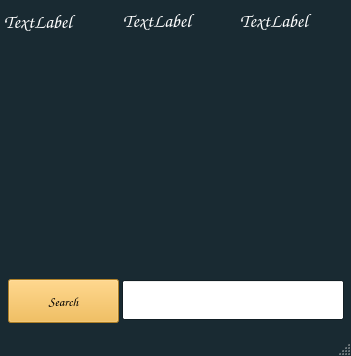
<?xml version="1.0" encoding="UTF-8"?>
<ui version="4.0">
 <class>MainWindow</class>
 <widget class="QMainWindow" name="MainWindow">
  <property name="geometry">
   <rect>
    <x>0</x>
    <y>0</y>
    <width>351</width>
    <height>356</height>
   </rect>
  </property>
  <property name="sizePolicy">
   <sizepolicy hsizetype="Preferred" vsizetype="Preferred">
    <horstretch>0</horstretch>
    <verstretch>0</verstretch>
   </sizepolicy>
  </property>
  <property name="palette">
   <palette>
    <active>
     <colorrole role="ButtonText">
      <brush brushstyle="SolidPattern">
       <color alpha="255">
        <red>242</red>
        <green>178</green>
        <blue>55</blue>
       </color>
      </brush>
     </colorrole>
     <colorrole role="Window">
      <brush brushstyle="SolidPattern">
       <color alpha="255">
        <red>25</red>
        <green>42</green>
        <blue>50</blue>
       </color>
      </brush>
     </colorrole>
    </active>
    <inactive>
     <colorrole role="ButtonText">
      <brush brushstyle="SolidPattern">
       <color alpha="255">
        <red>242</red>
        <green>178</green>
        <blue>55</blue>
       </color>
      </brush>
     </colorrole>
     <colorrole role="Window">
      <brush brushstyle="SolidPattern">
       <color alpha="255">
        <red>25</red>
        <green>42</green>
        <blue>50</blue>
       </color>
      </brush>
     </colorrole>
    </inactive>
    <disabled>
     <colorrole role="Base">
      <brush brushstyle="SolidPattern">
       <color alpha="255">
        <red>25</red>
        <green>42</green>
        <blue>50</blue>
       </color>
      </brush>
     </colorrole>
     <colorrole role="Window">
      <brush brushstyle="SolidPattern">
       <color alpha="255">
        <red>25</red>
        <green>42</green>
        <blue>50</blue>
       </color>
      </brush>
     </colorrole>
    </disabled>
   </palette>
  </property>
  <property name="windowTitle">
   <string>Weather</string>
  </property>
  <widget class="QWidget" name="centralwidget">
   <widget class="QLabel" name="lbl_d1">
    <property name="geometry">
     <rect>
      <x>4</x>
      <y>7</y>
      <width>118</width>
      <height>30</height>
     </rect>
    </property>
    <property name="font">
     <font>
      <family>Comic Sans MS</family>
      <pointsize>14</pointsize>
     </font>
    </property>
    <property name="styleSheet">
     <string notr="true">color: rgb(255, 255, 255);</string>
    </property>
    <property name="text">
     <string>TextLabel</string>
    </property>
   </widget>
   <widget class="QLabel" name="lbl_d2">
    <property name="geometry">
     <rect>
      <x>123</x>
      <y>6</y>
      <width>118</width>
      <height>30</height>
     </rect>
    </property>
    <property name="font">
     <font>
      <family>Comic Sans MS</family>
      <pointsize>14</pointsize>
     </font>
    </property>
    <property name="styleSheet">
     <string notr="true">color: rgb(255, 255, 255);</string>
    </property>
    <property name="text">
     <string>TextLabel</string>
    </property>
   </widget>
   <widget class="QLabel" name="lbl_d3">
    <property name="geometry">
     <rect>
      <x>240</x>
      <y>6</y>
      <width>118</width>
      <height>30</height>
     </rect>
    </property>
    <property name="font">
     <font>
      <family>Comic Sans MS</family>
      <pointsize>14</pointsize>
     </font>
    </property>
    <property name="styleSheet">
     <string notr="true">color: rgb(255, 255, 255);</string>
    </property>
    <property name="text">
     <string>TextLabel</string>
    </property>
   </widget>
   <widget class="QLabel" name="lbl_tmp">
    <property name="geometry">
     <rect>
      <x>135</x>
      <y>190</y>
      <width>211</width>
      <height>30</height>
     </rect>
    </property>
    <property name="font">
     <font>
      <family>Comic Sans MS</family>
      <pointsize>14</pointsize>
     </font>
    </property>
    <property name="styleSheet">
     <string notr="true">color: rgb(49, 196, 190);</string>
    </property>
    <property name="text">
     <string/>
    </property>
   </widget>
   <widget class="QLabel" name="lbl_desc">
    <property name="geometry">
     <rect>
      <x>135</x>
      <y>144</y>
      <width>211</width>
      <height>30</height>
     </rect>
    </property>
    <property name="font">
     <font>
      <family>Comic Sans MS</family>
      <pointsize>14</pointsize>
     </font>
    </property>
    <property name="styleSheet">
     <string notr="true">color: rgb(49, 196, 190);</string>
    </property>
    <property name="text">
     <string/>
    </property>
   </widget>
   <widget class="QLabel" name="lbl_tmp1">
    <property name="geometry">
     <rect>
      <x>4</x>
      <y>54</y>
      <width>115</width>
      <height>15</height>
     </rect>
    </property>
    <property name="font">
     <font>
      <family>Comic Sans MS</family>
      <pointsize>14</pointsize>
     </font>
    </property>
    <property name="styleSheet">
     <string notr="true">color: rgb(242, 178, 55);</string>
    </property>
    <property name="text">
     <string/>
    </property>
   </widget>
   <widget class="QLabel" name="lbl_wind1">
    <property name="geometry">
     <rect>
      <x>4</x>
      <y>84</y>
      <width>115</width>
      <height>15</height>
     </rect>
    </property>
    <property name="font">
     <font>
      <family>Comic Sans MS</family>
      <pointsize>14</pointsize>
     </font>
    </property>
    <property name="styleSheet">
     <string notr="true">color: rgb(242, 178, 55);</string>
    </property>
    <property name="text">
     <string/>
    </property>
   </widget>
   <widget class="QLabel" name="lbl_tmp2">
    <property name="geometry">
     <rect>
      <x>123</x>
      <y>54</y>
      <width>115</width>
      <height>15</height>
     </rect>
    </property>
    <property name="font">
     <font>
      <family>Comic Sans MS</family>
      <pointsize>14</pointsize>
     </font>
    </property>
    <property name="styleSheet">
     <string notr="true">color: rgb(242, 178, 55);</string>
    </property>
    <property name="text">
     <string/>
    </property>
   </widget>
   <widget class="QLabel" name="lbl_wind2">
    <property name="geometry">
     <rect>
      <x>123</x>
      <y>84</y>
      <width>115</width>
      <height>15</height>
     </rect>
    </property>
    <property name="font">
     <font>
      <family>Comic Sans MS</family>
      <pointsize>14</pointsize>
     </font>
    </property>
    <property name="styleSheet">
     <string notr="true">color: rgb(242, 178, 55);</string>
    </property>
    <property name="text">
     <string/>
    </property>
   </widget>
   <widget class="QLabel" name="lbl_tmp3">
    <property name="geometry">
     <rect>
      <x>240</x>
      <y>54</y>
      <width>115</width>
      <height>15</height>
     </rect>
    </property>
    <property name="font">
     <font>
      <family>Comic Sans MS</family>
      <pointsize>14</pointsize>
     </font>
    </property>
    <property name="styleSheet">
     <string notr="true">color: rgb(242, 178, 55);</string>
    </property>
    <property name="text">
     <string/>
    </property>
   </widget>
   <widget class="QLabel" name="lbl_wind3">
    <property name="geometry">
     <rect>
      <x>240</x>
      <y>84</y>
      <width>115</width>
      <height>15</height>
     </rect>
    </property>
    <property name="font">
     <font>
      <family>Comic Sans MS</family>
      <pointsize>14</pointsize>
     </font>
    </property>
    <property name="styleSheet">
     <string notr="true">color: rgb(242, 178, 55);</string>
    </property>
    <property name="text">
     <string/>
    </property>
   </widget>
   <widget class="QLabel" name="lbl_error">
    <property name="geometry">
     <rect>
      <x>10</x>
      <y>240</y>
      <width>331</width>
      <height>40</height>
     </rect>
    </property>
    <property name="font">
     <font>
      <family>Comic Sans MS</family>
      <pointsize>14</pointsize>
     </font>
    </property>
    <property name="styleSheet">
     <string notr="true">color: rgb(186, 124, 186);</string>
    </property>
    <property name="text">
     <string/>
    </property>
   </widget>
   <widget class="QLabel" name="lbl_qpix">
    <property name="geometry">
     <rect>
      <x>4</x>
      <y>120</y>
      <width>128</width>
      <height>128</height>
     </rect>
    </property>
    <property name="text">
     <string/>
    </property>
   </widget>
   <widget class="QPushButton" name="btn_search">
    <property name="geometry">
     <rect>
      <x>8</x>
      <y>279</y>
      <width>111</width>
      <height>44</height>
     </rect>
    </property>
    <property name="font">
     <font>
      <family>Comic Sans MS</family>
      <pointsize>10</pointsize>
      <bold>true</bold>
     </font>
    </property>
    <property name="styleSheet">
     <string notr="true">QPushButton{
background-color: rgb(242, 178, 55)
}</string>
    </property>
    <property name="text">
     <string>Search</string>
    </property>
   </widget>
   <widget class="QLabel" name="lbl_wind">
    <property name="geometry">
     <rect>
      <x>135</x>
      <y>222</y>
      <width>211</width>
      <height>30</height>
     </rect>
    </property>
    <property name="font">
     <font>
      <family>Comic Sans MS</family>
      <pointsize>14</pointsize>
     </font>
    </property>
    <property name="styleSheet">
     <string notr="true">color: rgb(49, 196, 190);</string>
    </property>
    <property name="text">
     <string/>
    </property>
   </widget>
   <widget class="QLineEdit" name="lne_city">
    <property name="geometry">
     <rect>
      <x>122</x>
      <y>280</y>
      <width>222</width>
      <height>40</height>
     </rect>
    </property>
    <property name="font">
     <font>
      <family>Comic Sans MS</family>
      <pointsize>14</pointsize>
      <bold>true</bold>
     </font>
    </property>
   </widget>
  </widget>
  <widget class="QStatusBar" name="statusbar"/>
 </widget>
 <resources/>
 <connections/>
</ui>
